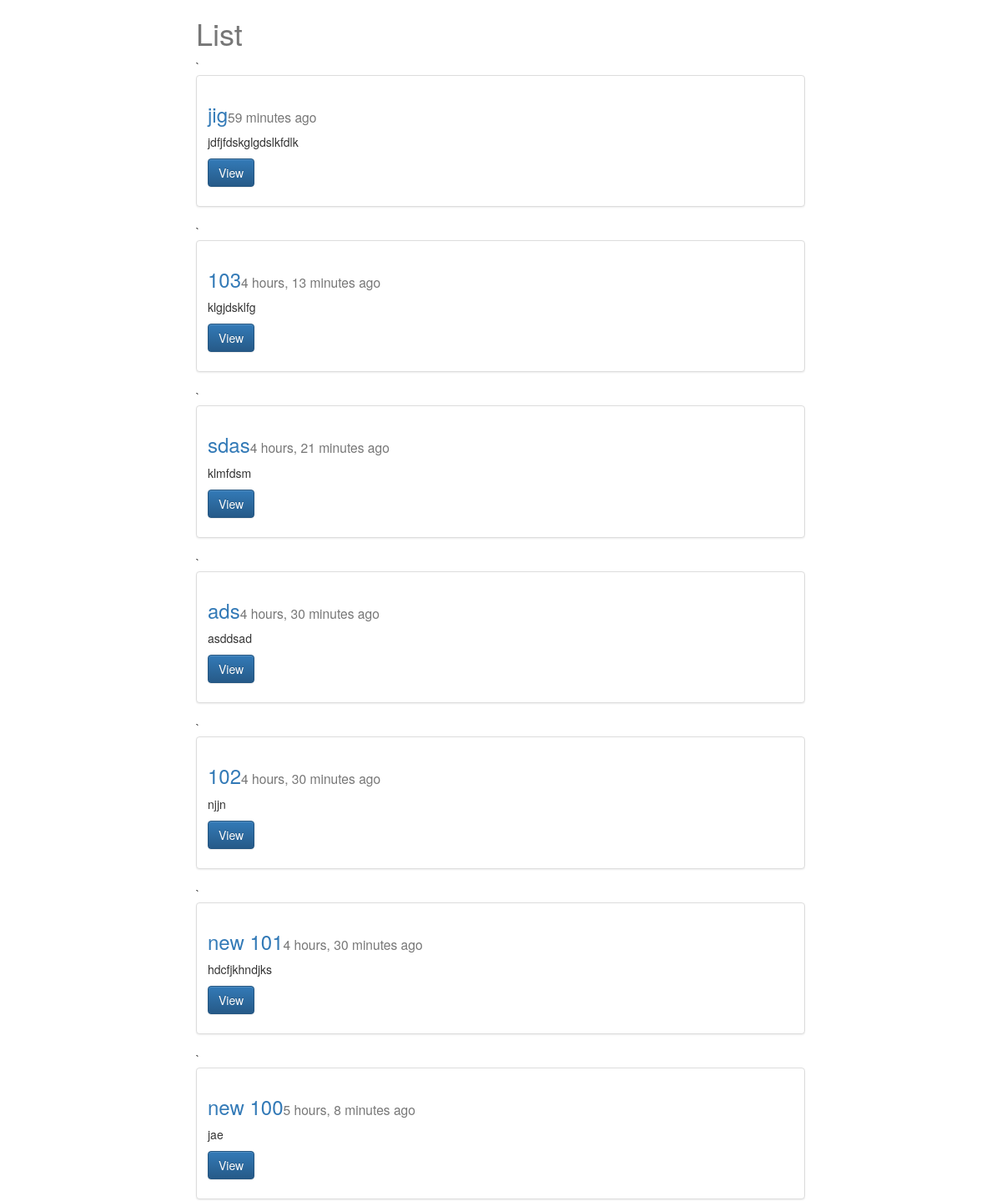
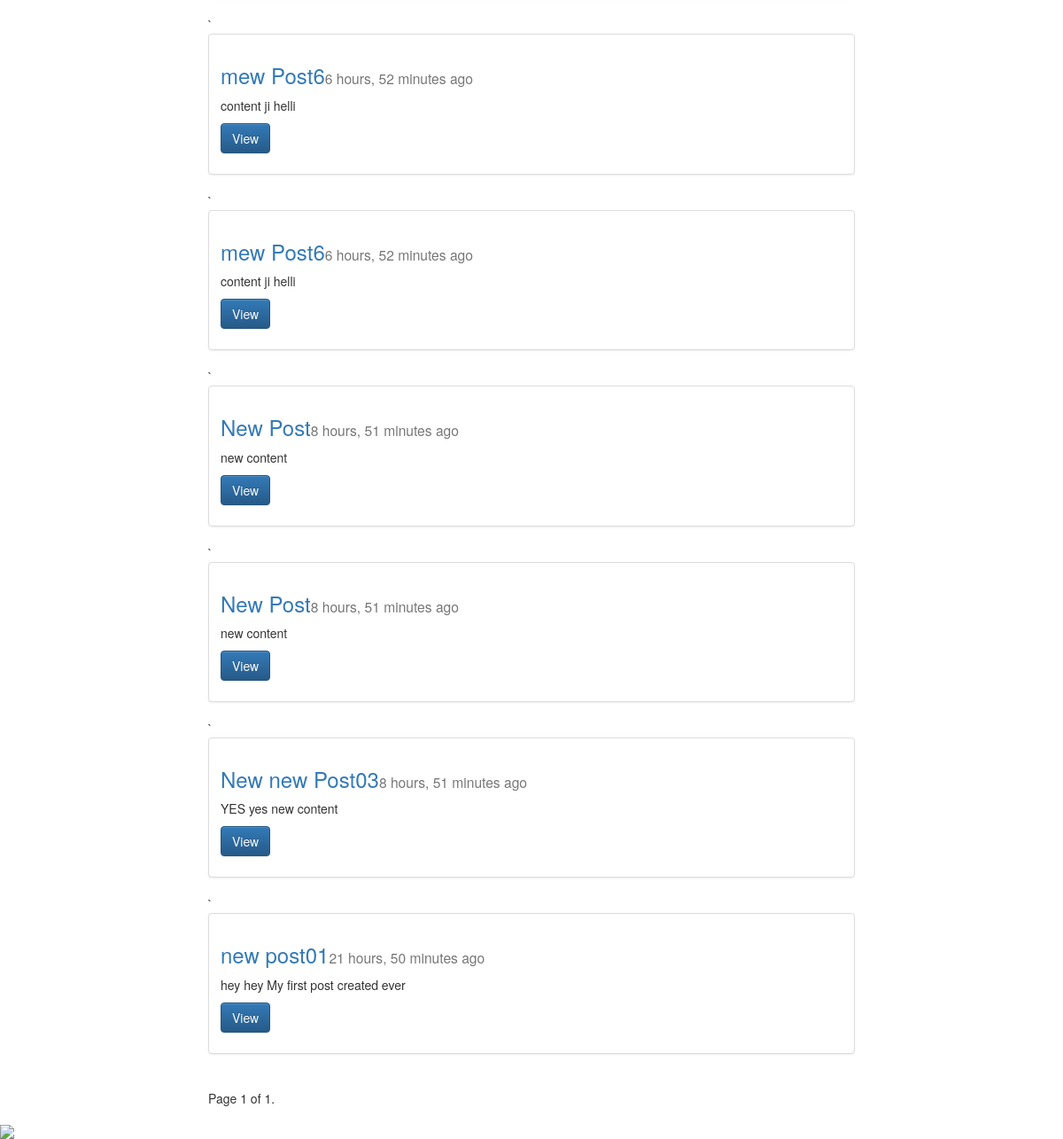
/posts/, run on the app's committed database (2 pictures, top to bottom).
### posts/models.py (models this page shows, shortened)
class Post(models.Model):
	title = models.CharField(max_length=120)
	image = models.FileField(null=True, blank=True)
	content = models.TextField()
	updated = models.DateTimeField(auto_now=True, auto_now_add=False)
	timestamp = models.DateTimeField(auto_now=False, auto_now_add=True)
	def  get_absolute_url(self):
		return reverse("posts:detail",kwargs={"id" : self.id})
	class Meta:
		ordering = ["-timestamp", "-updated"]

### posts/views.py (the view)
def post_list(request):
	queryset_list = Post.objects.all()
	paginator = Paginator(queryset_list, 25) # Show 25 contacts per page
	page_request_var = "page"
	page = request.GET.get(page_request_var)
	try:
		queryset = paginator.page(page)
	except PageNotAnInteger:
		queryset = paginator.page(1)
	except EmptyPage:
		queryset = paginator.page(paginator.num_pages)
	context = {
		"object_list":queryset ,
		"title": "List"
	}
	return render(request,"post_list.html",context)

### templates/post_list.html (shortened to what this page needs)
{%  extends "base.html" %}
{% block content %}
		<div class ='col-sm-8 col-sm-offset-2'>
					<h1>{{ title }} </h1>
		{% for obj in object_list %}
		`
<div class="row">
  <div class="col-sm-12">
    <div class="thumbnail">
      <div class="caption">
        <h3><a href='{{ obj.get_absolute_url }}'>{{ obj.title }}</a><small>{{ obj.timestamp|timesince}} ago</small></h3>
        <p>{{ obj.content|linebreaks|truncatechars:120}}</p>
        <p><a href="{{ obj.get_absolute_url }}" class="btn btn-primary" role="button">View</a></p>
      </div>
    </div>
  </div>
</div>
		{% endfor %}
<div class="pagination">
    <span class="step-links">
        <span class="current">
            Page {{ object_list.number }} of {{ object_list.paginator.num_pages }}.
        </span>
    </span>
</div>
</div>
		{% endblock content %}

### templates/base.html (shortened to what this page needs)
{% load staticfiles %}
<html>
<head>
<link rel="stylesheet" href="https://maxcdn.bootstrapcdn.com/bootstrap/3.3.7/css/bootstrap.min.css">
<link rel="stylesheet" href="https://maxcdn.bootstrapcdn.com/bootstrap/3.3.7/css/bootstrap-theme.min.css">
<link rel='stylesheet' href='{% static "css/base.css" %}' />
</head>
<body>
<div class='container'>
{% block content %}{% endblock content %}
</div>
<img src='{% static "img/beach.jpg" %}' />
</body>
</html>

### static/css/base.css (style rules this page uses)
h1 { color: #777777; }

### data on the page
Post: title "jig", timestamp "59 minutes", content "jdfjfdskglgdslkfdlk"
Post: title "103", timestamp "4 hours, 13 minutes", content "klgjdsklfg"
Post: title "sdas", timestamp "4 hours, 21 minutes", content "klmfdsm"
Post: title "ads", timestamp "4 hours, 30 minutes", content "asddsad"
Post: title "102", timestamp "4 hours, 30 minutes", content "njjn"
Post: title "new 101", timestamp "4 hours, 30 minutes", content "hdcfjkhndjks"
Post: title "new 100", timestamp "5 hours, 8 minutes", content "jae"
Post: title "mew Post6", timestamp "6 hours, 52 minutes", content "content ji helli"
Post: title "mew Post6", timestamp "6 hours, 52 minutes", content "content ji helli"
Post: title "New Post", timestamp "8 hours, 51 minutes", content "new content"
Post: title "New Post", timestamp "8 hours, 51 minutes", content "new content"
Post: title "New new Post03", timestamp "8 hours, 51 minutes", content "YES yes new content"
Post: title "new post01", timestamp "21 hours, 50 minutes", content "hey hey My first post created ever"

### other printed values
{{ title }} "List"
{{ object_list.number }} "1"
{{ object_list.paginator.num_pages }} "1"
